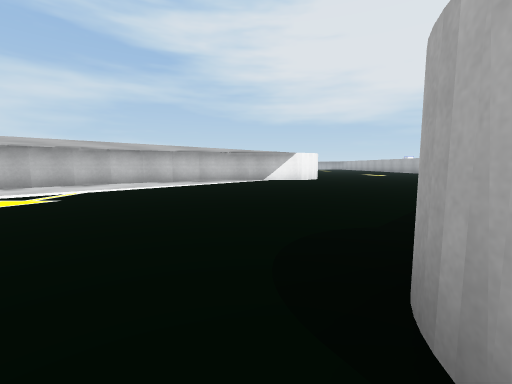
view 1 (above)

24 first-person views from a walk through a Unity game level. The camera is 0.55 m above the floor, tilts 6° down and sees 90° across. The floor is counted in squares, 1 m on a side. Each view is taken from the middle of a square. On the plan, view 1 faces up. The plan holds only what a view shows up to about 9 squares ahead; the rest is blank. The place goes on beyond the plan.

view 2
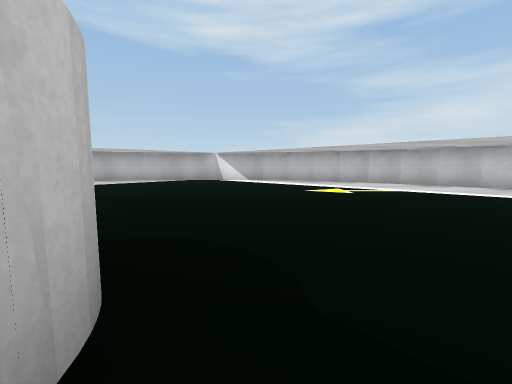

view 3
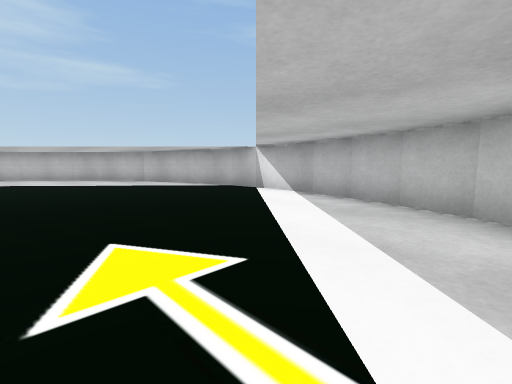

view 4
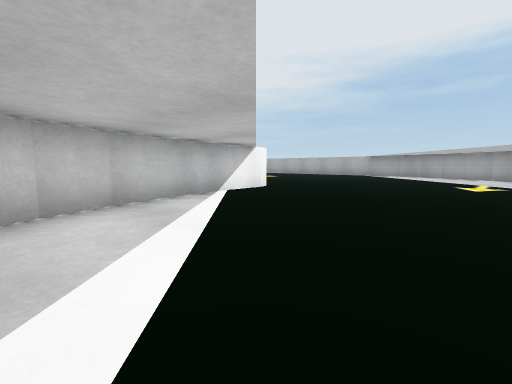

view 5
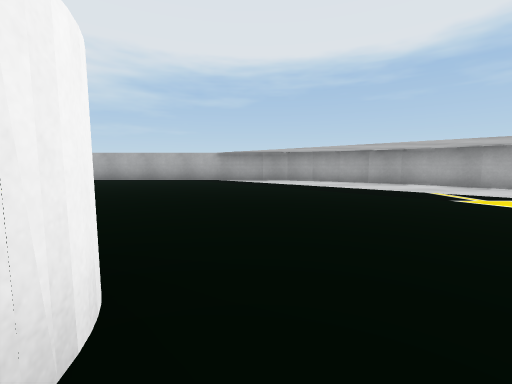

view 6
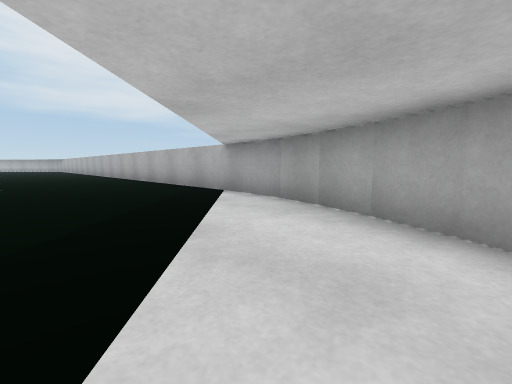

view 7
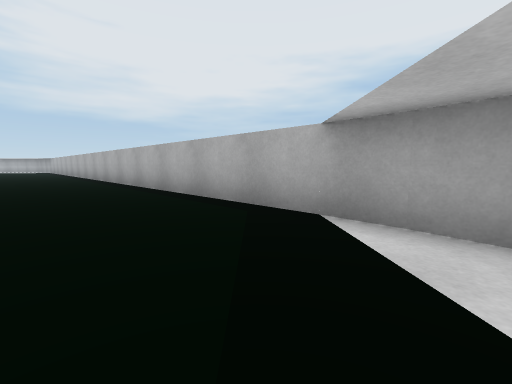

view 8
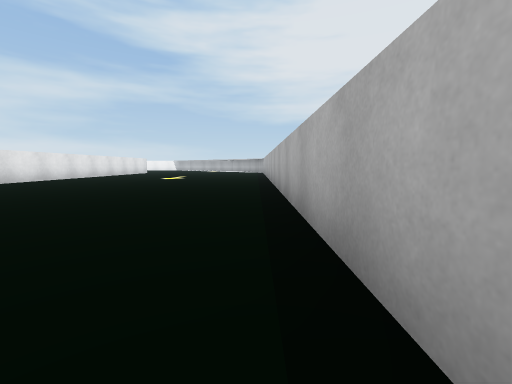

view 9
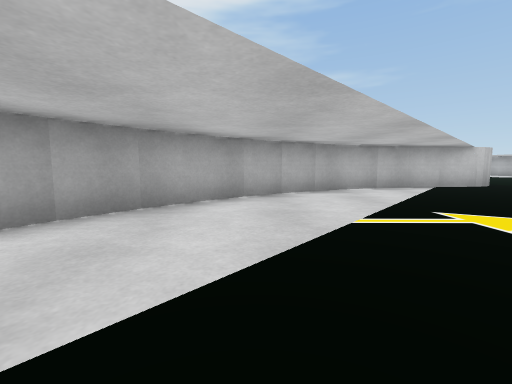

view 10
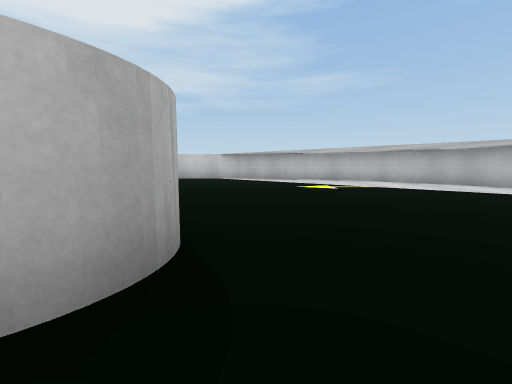

view 11
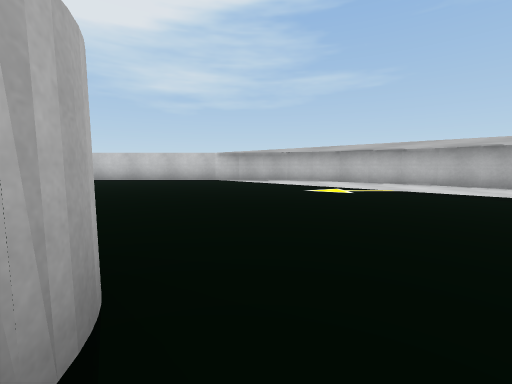

view 12
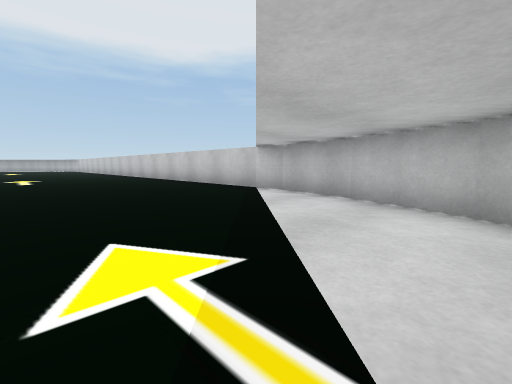

view 13
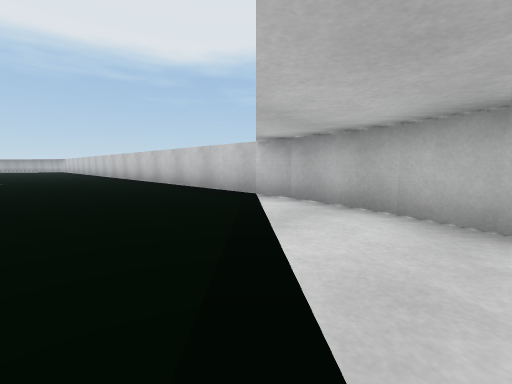

view 14
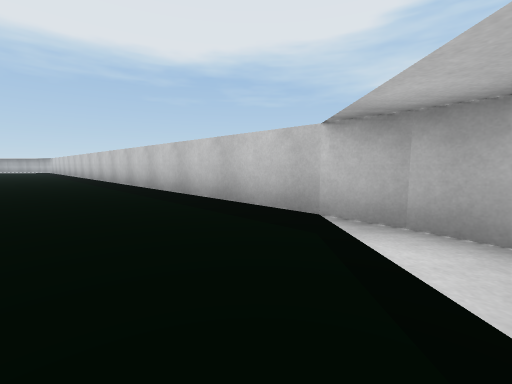

view 15
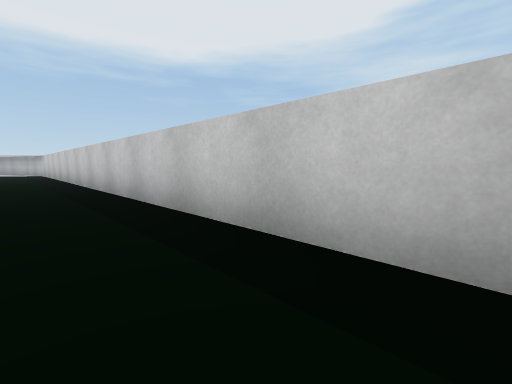

view 16
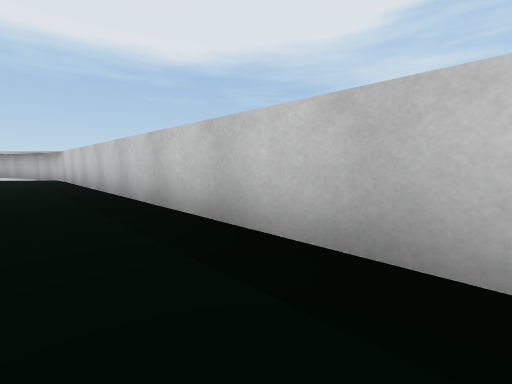

view 17
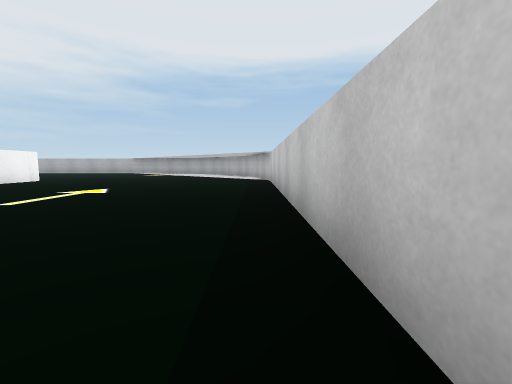

view 18
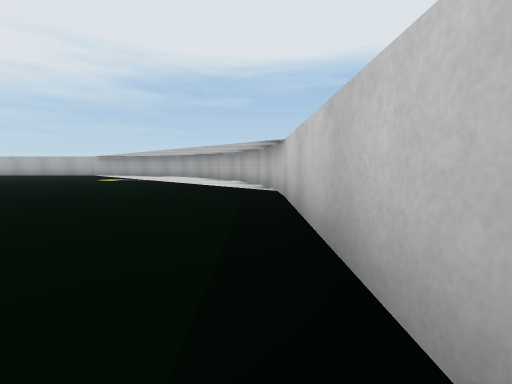

view 19
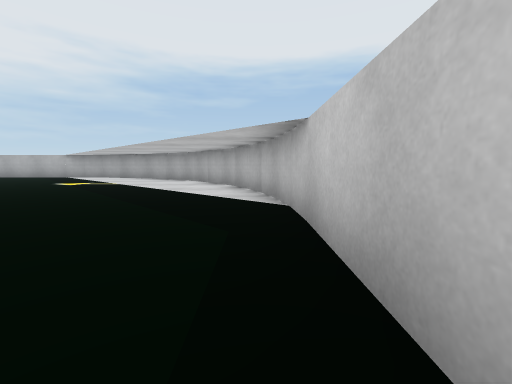

view 20
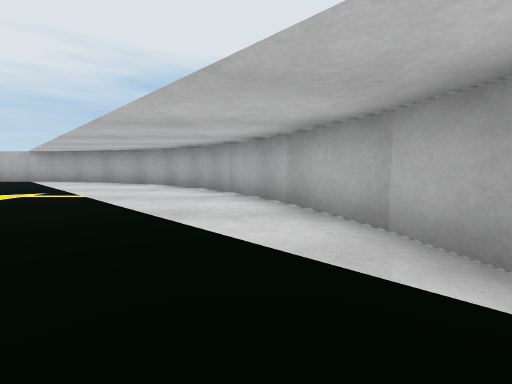

view 21
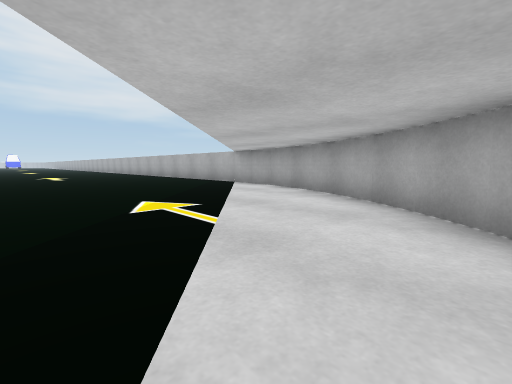

view 22
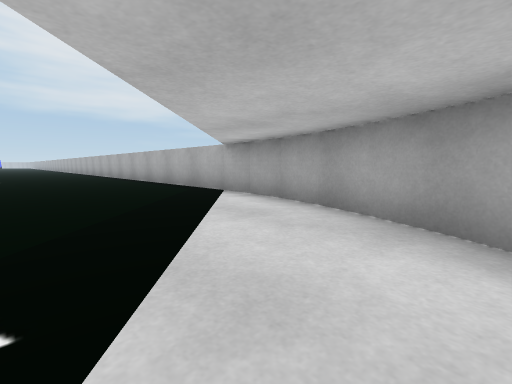

view 23
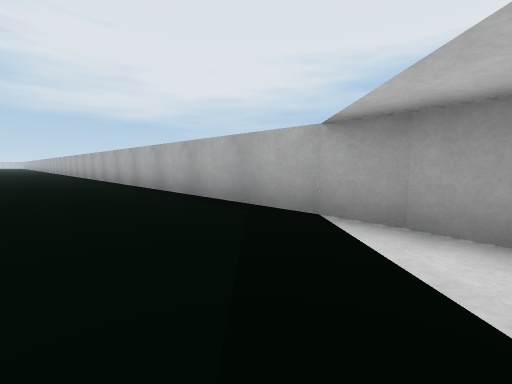

view 24
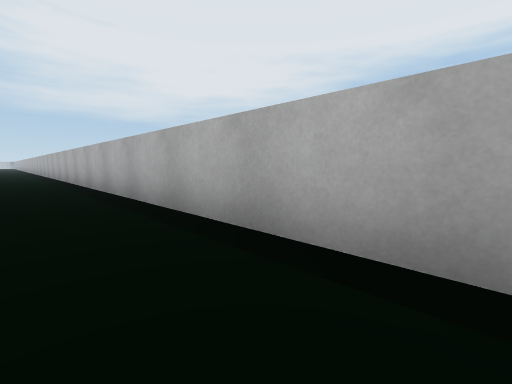

### Floor plan
Points are (right, up) in squares from view 1. A wall is a line through its corners. A room is listed if a view was taken in it or the views show most of it. See-through windows are left out.
Room 1 (views 1, 2, 3, 4, 5, 6, 7, 8, 9, 10, 11, 12, 13, 14, 15, 16, 17, 18, 19, 20, 21, 22, 23, 24)
walls: (9.8, 7) (10.1, 7.9); (9.4, 6.2) (9.9, 7.1); (10.1, 7.8) (10.3, 8.8); (9, 5.5) (9.5, 6.3); (10.3, 8.7) (10.5, 9.7); (8.4, 4.7) (9, 5.6); (10.5, 9.5) (10.5, 21.5); (7.8, 4) (8.5, 4.9); (7.1, 3.5) (7.9, 4.2); (5.7, 2.5) (6.5, 3) (7.3, 3.6); (4.9, 2.2) (5.8, 2.6); (1.7, 9.5) (-0.4, 9.2); (1.7, 9.5) (0.6, 9.5); (3.2, 1.7) (4.1, 1.9) (5, 2.2); (1.3, 1.5) (3.3, 1.8); (1.3, 1.5) (2.5, 1.5); (-0.2, 9.3) (-1.1, 9.1); (-1, 9.1) (-2, 8.8); (-1.8, 8.9) (-2.8, 8.4); (-2.7, 8.4) (-3.6, 7.9); (-3.5, 8) (-4.3, 7.4); (-4.1, 7.5) (-4.9, 6.8); (-4.8, 6.9) (-5.5, 6.1); (-5.4, 6.3) (-6, 5.5) (-6.5, 4.7); (21.6, -0.5) (20.5, -0.5); (-6.4, 4.8) (-6.9, 3.9); (2.5, 21.5) (2.5, 20.5); (-6.8, 4) (-7.1, 3.1); (-7.1, 3.2) (-7.4, 2.1); (-7.3, 2.4) (-7.5, 1.4) (-7.5, 0.4); (0.5, -8.5) (22.4, -8.5) (23.3, -8.3); (-7.5, 0.5) (-7.5, -0.5); (-7.5, -0.3) (-7.3, -1.3); (-1.2, -8.1) (-0.3, -8.3) (0.7, -8.5); (-7.4, -1.2) (-7.1, -2.1); (-2, -7.8) (-1, -8.1); (-7.1, -2) (-6.8, -3); (-2.8, -7.4) (-1.9, -7.8); (-6.8, -2.9) (-6.4, -3.8); (-6.5, -3.7) (-6, -4.5); (-3.6, -7) (-2.7, -7.5); (-4.3, -6.4) (-3.5, -7); (-4.9, -5.8) (-4.2, -6.5); (-6.1, -4.4) (-5.4, -5.3); (-5.5, -5.2) (-4.8, -5.9); (23.2, -8.3) (24.2, -8.1); (24, -8.2) (25, -7.8); (24.9, -7.9) (25.8, -7.4); (25.6, -7.5) (26.5, -7) (27.3, -6.4); (27.2, -6.5) (27.9, -5.8); (30.5, -0.5) (30.5, 14.4); (30.3, -1.3) (30.5, -0.3); (27.9, -5.9) (28.5, -5.1); (28.4, -5.3) (29, -4.5); (30.1, -2.2) (30.3, -1.2); (28.9, -4.6) (29.5, -3.7); (29.8, -3) (30.1, -2); (29.4, -3.8) (29.9, -2.9)

Where each view was taken, in squares from view 1:
view 1: 0 up, 0 right, facing up
view 2: 2 up, 2 right, facing left
view 3: 5 up, 3 left, facing down-left
view 4: 5 up, 3 left, facing up-right
view 5: 9 up, 1 right, facing right
view 6: 6 up, 7 right, facing up-right
view 7: 9 up, 8 right, facing up-right
view 8: 13 up, 10 right, facing up
view 9: 8 up, 7 right, facing down
view 10: 2 up, 0 right, facing down
view 11: 1 up, 0 right, facing down
view 12: 4 down, 3 left, facing down-right
view 13: 5 down, 2 left, facing down-right
view 14: 6 down, 0 right, facing down-right
view 15: 7 down, 6 right, facing down-right
view 16: 7 down, 11 right, facing down-right
view 17: 8 down, 13 right, facing right
view 18: 8 down, 17 right, facing right
view 19: 8 down, 19 right, facing right
view 20: 7 down, 22 right, facing right
view 21: 6 down, 25 right, facing up-right
view 22: 4 down, 27 right, facing up-right
view 23: 1 down, 28 right, facing up-right
view 24: 3 up, 29 right, facing up-right
